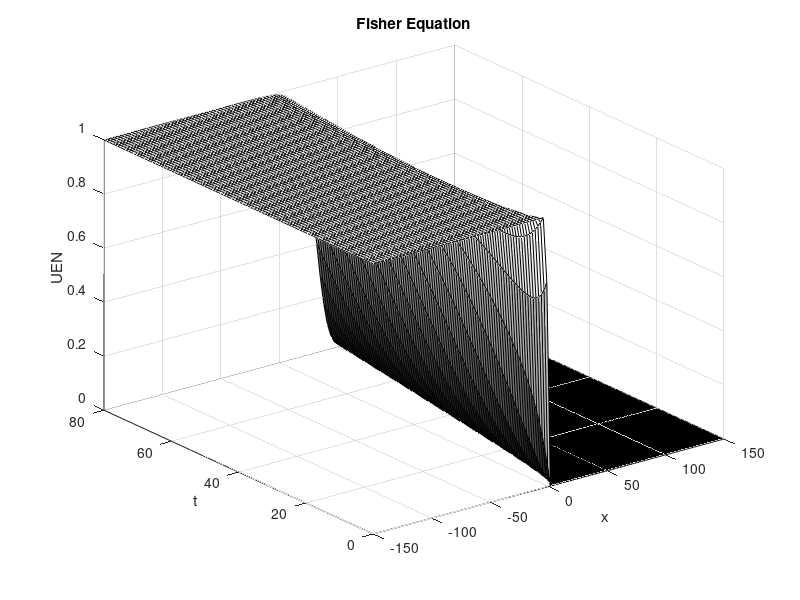

Here is the MATLAB script that generated this plot:
% Explicit Method @ Fisher Equation
% 20th March 2014

% 'clear' all previously saved values
clear
figNo = 1 ;

% Temporal variables
t0 = 0 ;
% Final time
tf = 80 ;
% Number of steps and step size
timeRes = 100 ;
dt = (tf - t0)/timeRes ;
% start:step:stop
t = linspace(t0,tf,timeRes);

% Spatial variables
% -150 < x < 150 gives a gradient of ~2.3 for UEN(x,t)=0.5
x0 = -150;
xf = 150;
spaceRes = 100 ;
dx = (xf - x0)/spaceRes ;
x = linspace(x0,xf,spaceRes);

% This is to output the 'r' Courant number,
% to see if it is less than or equal to 1/2.
% The '%' comes from the value that you want printed out.
r = dt/dx^2 ;
fprintf('Courant number: r = %.2f, \t', r) ;
fprintf('%.2f <= %.2f\n', spaceRes^2/timeRes, (xf - x0)^2/2/tf) ;

% Create a matrix
[XX,TT] = meshgrid(x,t) ;
figure(figNo)
figNo = figNo+1 ;
clf ;

%% Explicit Numerical Solution = UEN
UEN = zeros(timeRes,spaceRes);

% Boundary condition is defined within the solution algorithm
% Initial condition = f(x)
for n = 1:spaceRes
    if (x(n) <= -2)
        UEN(1,n) = 1;
    elseif (x(n) >= -2 && x(n) <= 0)
        UEN(1,n) = -x(n)/2;
    else
        UEN(1,n) = 0;
    end        
end

% Solution algorithm
for timeStart = 1:timeRes-1
    UEN(timeStart+1,1) = 1;
    UEN(timeStart+1,end) = 0;
    UEN(timeStart+1,2:end-1) = UEN(timeStart,2:end-1).*(1-2*r + r*dt*(1-UEN(timeStart,2:end-1))) + r*(UEN(timeStart,3:end) + UEN(timeStart,1:end-2));
end

% Plot the solution
surf(XX,TT,UEN)
title('Fisher Equation')
xlabel('x')
ylabel('t')
zlabel('UEN')
colormap('Gray')

